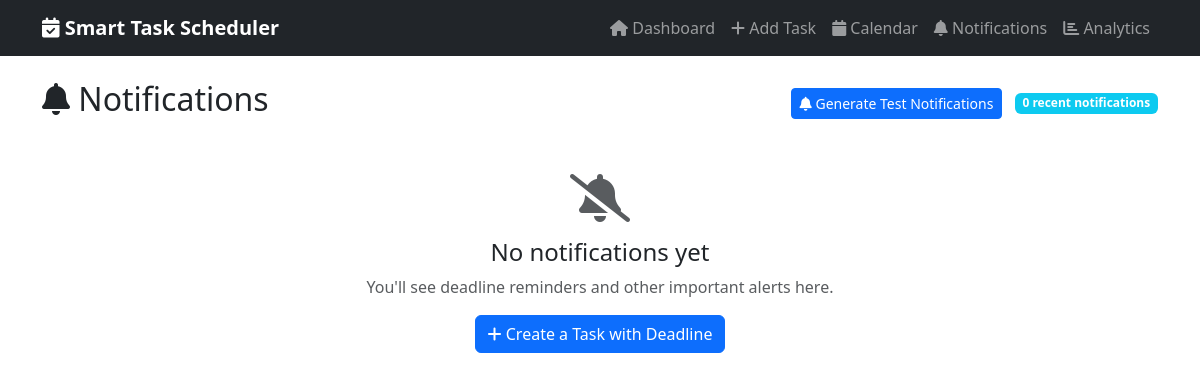
/notifications, run on an earlier commit of the app's database.
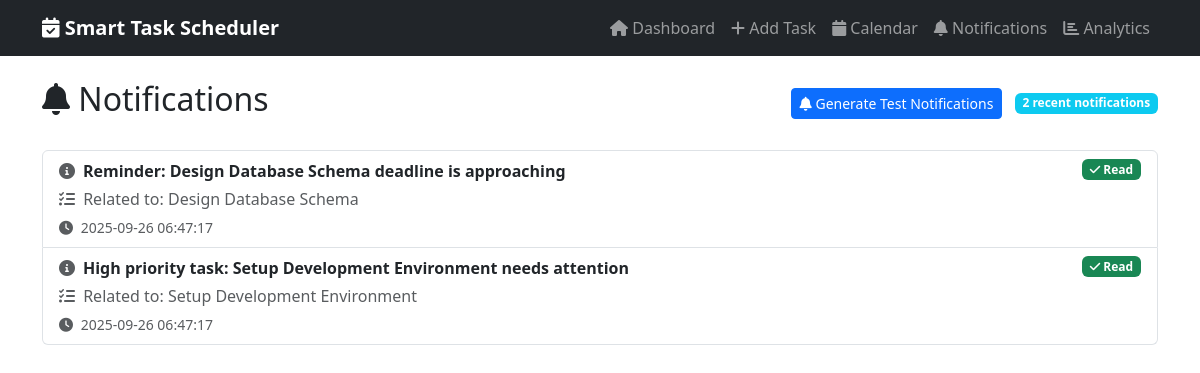
And on a later commit of the database.
### tables this page shows
CREATE TABLE notifications (
                id INTEGER PRIMARY KEY AUTOINCREMENT,
                task_id INTEGER,
                message TEXT,
                sent_at TEXT DEFAULT CURRENT_TIMESTAMP, read INTEGER DEFAULT 0,
                FOREIGN KEY (task_id) REFERENCES tasks (id)
            );

CREATE TABLE tasks (
                id INTEGER PRIMARY KEY AUTOINCREMENT,
                title TEXT NOT NULL,
                description TEXT,
                priority INTEGER DEFAULT 1,
                deadline TEXT,
                status TEXT DEFAULT 'pending',
                created_at TEXT DEFAULT CURRENT_TIMESTAMP,
                completed_at TEXT,
                estimated_duration INTEGER DEFAULT 60
            );

### app.py (the view)
@app.route('/notifications')
def notifications():
    notifications = task_scheduler.get_recent_notifications(limit=20)
    return render_template('notifications.html', notifications=notifications)

### app.py (called while the page is built)
    def get_recent_notifications(self, limit=10):
        conn = sqlite3.connect('scheduler.db')
        cursor = conn.cursor()
        cursor.execute('''
            SELECT n.id, n.message, n.sent_at, t.title, t.id as task_id, n.read
            FROM notifications n
            LEFT JOIN tasks t ON n.task_id = t.id
            ORDER BY n.sent_at DESC
            LIMIT ?
        ''', (limit,))
        notifications = cursor.fetchall()
        conn.close()
        return [{
            'id': notif[0],
            'message': notif[1],
            'sent_at': notif[2],
            'task_title': notif[3],
            'task_id': notif[4],
            'read': notif[5]
        } for notif in notifications]

### templates/notifications.html (shortened to what this page needs)
{% extends "base.html" %}
{% block content %}
<div class="row">
    <div class="col-12">
        <div class="d-flex justify-content-between align-items-center mb-4">
            <h2><i class="fas fa-bell"></i> Notifications</h2>
            <div>
                <form method="POST" action="{{ url_for('trigger_all_notifications') }}" class="d-inline">
                    <button type="submit" class="btn btn-primary btn-sm me-2">
                        <i class="fas fa-bell"></i> Generate Test Notifications
                    </button>
                </form>
                <span class="badge bg-info">{{ notifications|length }} recent notifications</span>
            </div>
        </div>
        {% if notifications %}
        <div class="list-group">
            {% for notification in notifications %}
            <div class="list-group-item {% if not notification.read %}list-group-item-warning{% endif %}">
                <div class="d-flex w-100 justify-content-between">
                    <div class="flex-grow-1">
                        <div class="d-flex align-items-center mb-1">
                            <i class="fas fa-info-circle me-2 {% if not notification.read %}text-warning{% else %}text-muted{% endif %}"></i>
                            <strong>{{ notification.message }}</strong>
                        </div>
                        {% if notification.task_title %}
                        <p class="mb-1 text-muted">
                            <i class="fas fa-tasks me-1"></i>
                            Related to: {{ notification.task_title }}
                        </p>
                        {% endif %}
                        <small class="text-muted">
                            <i class="fas fa-clock me-1"></i>
                            {{ notification.sent_at }}
                        </small>
                    </div>
                    <div class="d-flex flex-column align-items-end">
                        {% if not notification.read %}
                        <form method="POST" action="{{ url_for('mark_notification_read', notification_id=notification.id) }}" class="mb-2">
                            <button type="submit" class="btn btn-sm btn-outline-success">
                                <i class="fas fa-check"></i> Mark Read
                            </button>
                        </form>
                        {% else %}
                        <span class="badge bg-success"><i class="fas fa-check"></i> Read</span>
                        {% endif %}
                    </div>
                </div>
            </div>
            {% endfor %}
        </div>
        {% else %}
        <div class="text-center mt-5">
            <i class="fas fa-bell-slash fa-3x text-muted mb-3"></i>
            <h4>No notifications yet</h4>
            <p class="text-muted">You'll see deadline reminders and other important alerts here.</p>
            <a href="{{ url_for('add_task') }}" class="btn btn-primary">
                <i class="fas fa-plus"></i> Create a Task with Deadline
            </a>
        </div>
        {% endif %}
    </div>
</div>
{% endblock %}

### templates/base.html (shortened to what this page needs)
<!DOCTYPE html>
<html lang="en">
<head>
    <link href="https://cdn.jsdelivr.net/npm/bootstrap@5.3.0/dist/css/bootstrap.min.css" rel="stylesheet">
    <link href="https://cdnjs.cloudflare.com/ajax/libs/font-awesome/6.0.0/css/all.min.css" rel="stylesheet">
</head>
<body>
    <nav class="navbar navbar-expand-lg navbar-dark bg-dark">
        <div class="container">
            <a class="navbar-brand" href="{{ url_for('index') }}">
                <i class="fas fa-calendar-check"></i> Smart Task Scheduler
            </a>
            <div class="collapse navbar-collapse" id="navbarNav">
                <ul class="navbar-nav ms-auto">
                    <li class="nav-item">
                        <a class="nav-link" href="{{ url_for('index') }}">
                            <i class="fas fa-home"></i> Dashboard
                        </a>
                    </li>
                    <li class="nav-item">
                        <a class="nav-link" href="{{ url_for('add_task') }}">
                            <i class="fas fa-plus"></i> Add Task
                        </a>
                    </li>
                    <li class="nav-item">
                        <a class="nav-link" href="{{ url_for('calendar') }}">
                            <i class="fas fa-calendar"></i> Calendar
                        </a>
                    </li>
                    <li class="nav-item">
                        <a class="nav-link" href="{{ url_for('notifications') }}">
                            <i class="fas fa-bell"></i> Notifications
                        </a>
                    </li>
                    <li class="nav-item">
                        <a class="nav-link" href="{{ url_for('analytics') }}">
                            <i class="fas fa-chart-bar"></i> Analytics
                        </a>
                    </li>
                </ul>
            </div>
        </div>
    </nav>
    <div class="container mt-4">
        {% block content %}{% endblock %}
    </div>
</body>
</html>

### templates/base.html (style rules this page uses)
.navbar-brand { font-weight: bold; }

What changed in the data, as far as the page shows it:
added notifications: read 1 (drawn), message "Reminder: Design Database Schema deadline is approaching", task_title "Design Database Schema", sent_at "2025-09-26 06:47:17"
added notifications: read 1 (drawn), message "High priority task: Setup Development Environment needs attention", task_title "Setup Development Environment", sent_at "2025-09-26 06:47:17"
Also different on the page:
{{ notifications|length }}: "0" → "2"
text no longer shown: "No notifications yet You'll see deadline reminders and other important alerts here. Create a Task with Deadline"
